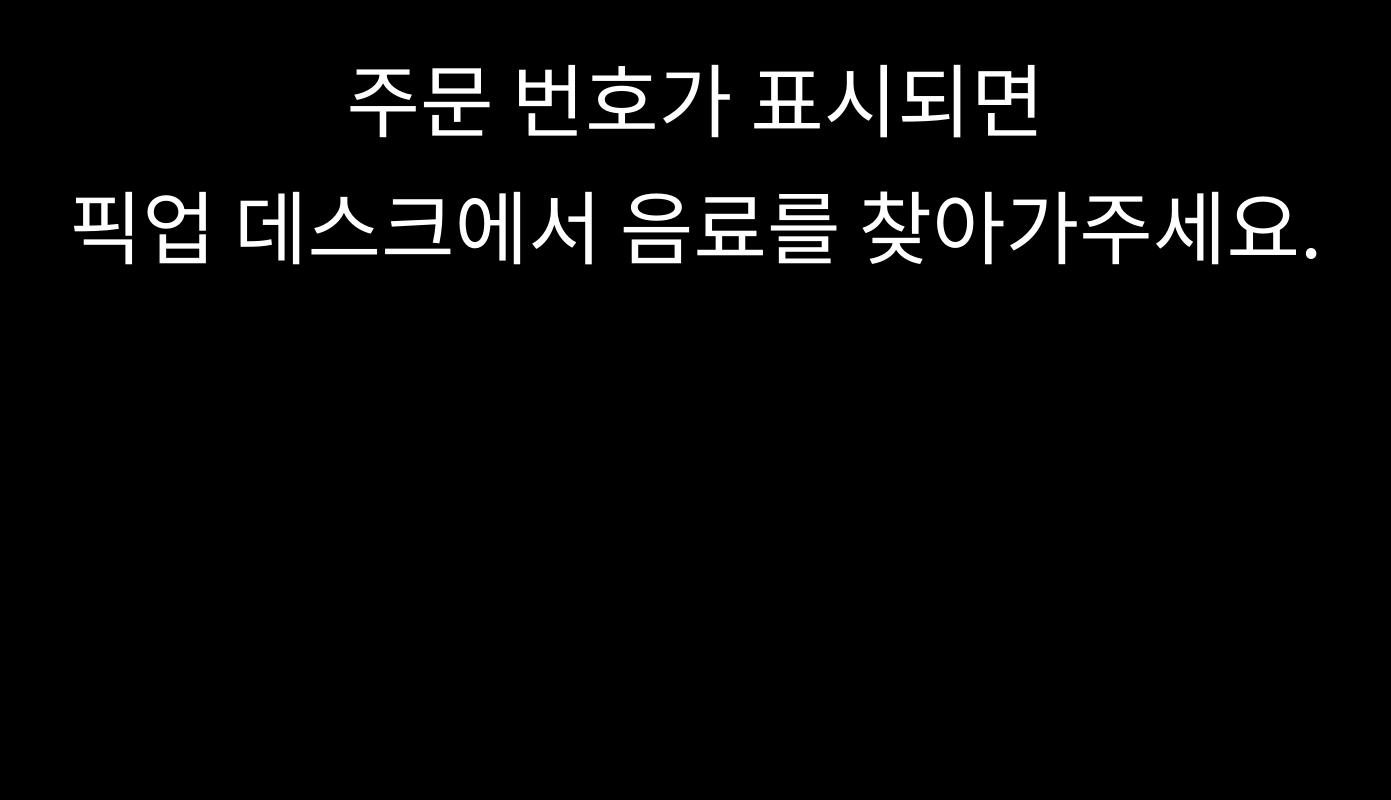
<?xml version="1.0" encoding="UTF-8"?>
<ui version="4.0">
 <class>MainWindow</class>
 <widget class="QMainWindow" name="MainWindow">
  <property name="geometry">
   <rect>
    <x>0</x>
    <y>0</y>
    <width>1391</width>
    <height>800</height>
   </rect>
  </property>
  <property name="sizePolicy">
   <sizepolicy hsizetype="Expanding" vsizetype="Expanding">
    <horstretch>0</horstretch>
    <verstretch>0</verstretch>
   </sizepolicy>
  </property>
  <property name="windowTitle">
   <string>MainWindow</string>
  </property>
  <widget class="QWidget" name="baseUI">
   <property name="sizePolicy">
    <sizepolicy hsizetype="Expanding" vsizetype="Expanding">
     <horstretch>0</horstretch>
     <verstretch>0</verstretch>
    </sizepolicy>
   </property>
   <property name="minimumSize">
    <size>
     <width>0</width>
     <height>800</height>
    </size>
   </property>
   <property name="maximumSize">
    <size>
     <width>16777215</width>
     <height>16777215</height>
    </size>
   </property>
   <property name="styleSheet">
    <string notr="true">#baseUI{background-color: rgb(0,0,0);}</string>
   </property>
   <layout class="QGridLayout">
    <property name="leftMargin">
     <number>0</number>
    </property>
    <property name="topMargin">
     <number>0</number>
    </property>
    <property name="rightMargin">
     <number>0</number>
    </property>
    <property name="bottomMargin">
     <number>0</number>
    </property>
    <property name="spacing">
     <number>0</number>
    </property>
    <item row="1" column="0">
     <widget class="QWidget" name="gridWidget" native="true">
      <property name="sizePolicy">
       <sizepolicy hsizetype="Preferred" vsizetype="Preferred">
        <horstretch>0</horstretch>
        <verstretch>3</verstretch>
       </sizepolicy>
      </property>
      <layout class="QGridLayout" name="gridLayout">
       <property name="leftMargin">
        <number>80</number>
       </property>
       <property name="topMargin">
        <number>20</number>
       </property>
       <property name="rightMargin">
        <number>80</number>
       </property>
       <property name="bottomMargin">
        <number>80</number>
       </property>
       <property name="horizontalSpacing">
        <number>40</number>
       </property>
       <property name="verticalSpacing">
        <number>0</number>
       </property>
      </layout>
     </widget>
    </item>
    <item row="0" column="0">
     <widget class="QWidget" name="widget" native="true">
      <property name="sizePolicy">
       <sizepolicy hsizetype="Preferred" vsizetype="Preferred">
        <horstretch>0</horstretch>
        <verstretch>2</verstretch>
       </sizepolicy>
      </property>
      <layout class="QVBoxLayout" name="verticalLayout">
       <property name="spacing">
        <number>10</number>
       </property>
       <property name="leftMargin">
        <number>0</number>
       </property>
       <property name="topMargin">
        <number>0</number>
       </property>
       <property name="rightMargin">
        <number>0</number>
       </property>
       <property name="bottomMargin">
        <number>0</number>
       </property>
       <item>
        <widget class="QLabel" name="msgLabel1">
         <property name="sizePolicy">
          <sizepolicy hsizetype="Preferred" vsizetype="Preferred">
           <horstretch>0</horstretch>
           <verstretch>0</verstretch>
          </sizepolicy>
         </property>
         <property name="minimumSize">
          <size>
           <width>0</width>
           <height>60</height>
          </size>
         </property>
         <property name="font">
          <font>
           <family>HY견고딕</family>
           <pointsize>60</pointsize>
           <weight>50</weight>
           <bold>false</bold>
          </font>
         </property>
         <property name="styleSheet">
          <string notr="true">#msgLabel1{
color: rgb(255, 255, 255);
}</string>
         </property>
         <property name="lineWidth">
          <number>1</number>
         </property>
         <property name="text">
          <string>&lt;html&gt;&lt;head/&gt;&lt;body&gt;&lt;p&gt;주문 번호가 표시되면&lt;/p&gt;&lt;/body&gt;&lt;/html&gt;</string>
         </property>
         <property name="textFormat">
          <enum>Qt::AutoText</enum>
         </property>
         <property name="alignment">
          <set>Qt::AlignBottom|Qt::AlignHCenter</set>
         </property>
         <property name="wordWrap">
          <bool>false</bool>
         </property>
         <property name="margin">
          <number>0</number>
         </property>
        </widget>
       </item>
       <item>
        <widget class="QLabel" name="msgLabel2">
         <property name="sizePolicy">
          <sizepolicy hsizetype="Preferred" vsizetype="Preferred">
           <horstretch>0</horstretch>
           <verstretch>0</verstretch>
          </sizepolicy>
         </property>
         <property name="font">
          <font>
           <family>HY견고딕</family>
           <pointsize>60</pointsize>
           <weight>50</weight>
           <bold>false</bold>
          </font>
         </property>
         <property name="styleSheet">
          <string notr="true">#msgLabel2{
color: rgb(255, 255, 255);
}</string>
         </property>
         <property name="text">
          <string>픽업 데스크에서 음료를 찾아가주세요.</string>
         </property>
         <property name="alignment">
          <set>Qt::AlignHCenter|Qt::AlignTop</set>
         </property>
        </widget>
       </item>
      </layout>
     </widget>
    </item>
   </layout>
  </widget>
 </widget>
 <resources/>
 <connections/>
</ui>
